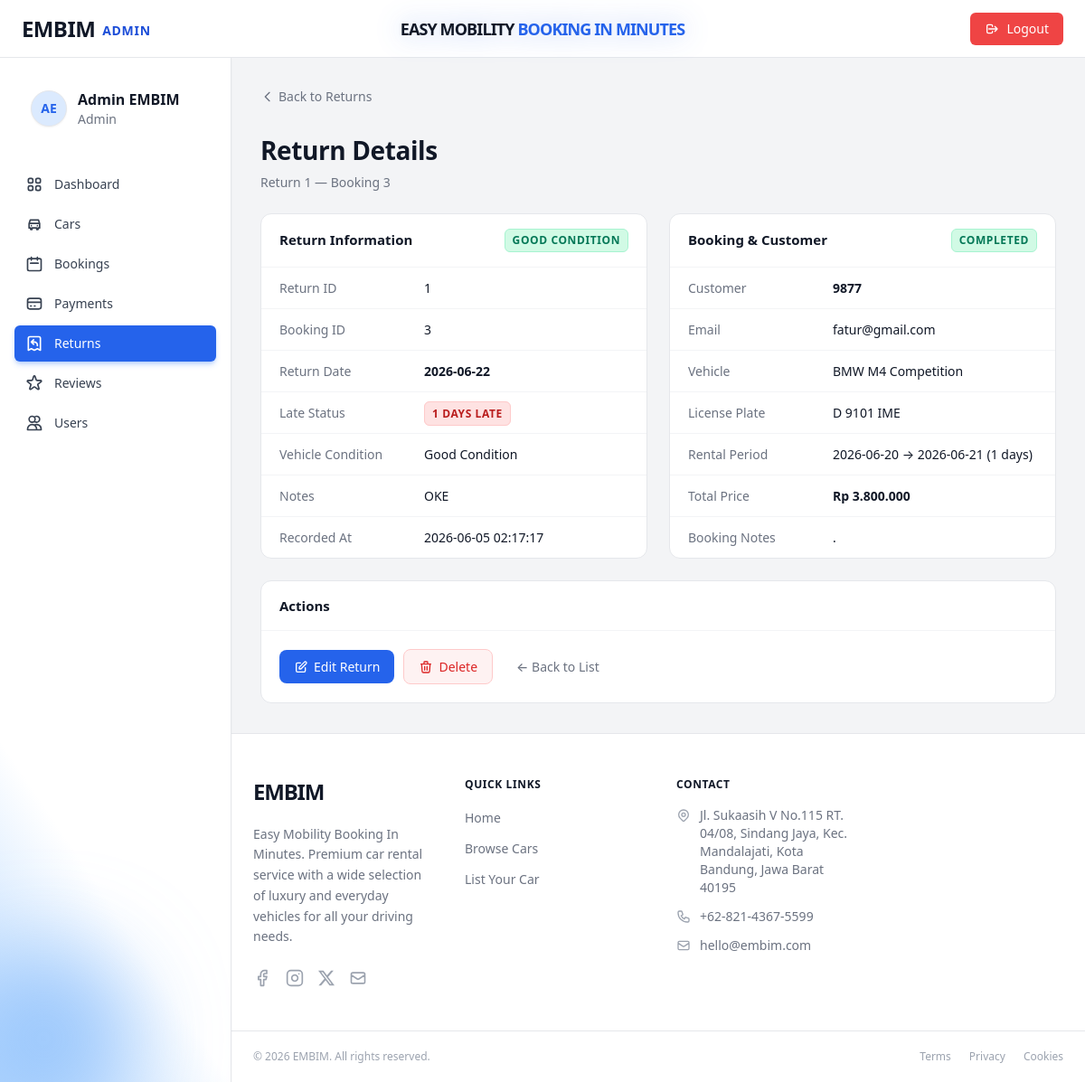
Page /admin/index.php?page=return_detail&id=1 (signed in) on the committed database.
### tables this page shows
CREATE TABLE `returns` (
  `id` int(11) NOT NULL,
  `booking_id` int(11) NOT NULL,
  `return_date` date NOT NULL,
  `late_days` smallint(6) NOT NULL DEFAULT 0,
  `car_condition` enum('good','damaged') NOT NULL DEFAULT 'good',
  `notes` text DEFAULT NULL,
  `created_at` datetime NOT NULL DEFAULT current_timestamp(),
  `fine_per_day` decimal(12,2) DEFAULT 700000.00,
  `fine_amount` decimal(14,2) DEFAULT 0.00,
  `fine_status` enum('none','unpaid','paid') DEFAULT 'none'
);

CREATE TABLE `bookings` (
  `id` int(11) NOT NULL,
  `user_id` int(11) NOT NULL,
  `car_id` int(11) NOT NULL,
  `start_date` date NOT NULL,
  `end_date` date NOT NULL,
  `total_days` smallint(6) NOT NULL DEFAULT 1,
  `total_price` decimal(14,2) NOT NULL,
  `status` enum('pending','confirmed','ongoing','completed','cancelled') DEFAULT 'pending',
  `notes` text DEFAULT NULL,
  `identity_photo` varchar(255) DEFAULT NULL,
  `payment_method` enum('transfer_bank_bri','transfer_bank_mandiri','shopeepay','dana','ovo','gopay','transfer_bank_bni','transfer_bank_bca','transfer_bank_seabank') DEFAULT NULL,
  `payment_status` enum('unpaid','paid','refunded') DEFAULT 'unpaid',
  `payment_proof` varchar(255) DEFAULT NULL,
  `paid_at` datetime DEFAULT NULL,
  `created_at` datetime DEFAULT current_timestamp(),
  `refund_notified_at` datetime DEFAULT NULL,
  `updated_at` datetime DEFAULT current_timestamp() ON UPDATE current_timestamp()
);

CREATE TABLE `users` (
  `id` int(11) NOT NULL,
  `full_name` varchar(100) NOT NULL,
  `email` varchar(150) NOT NULL,
  `password` varchar(255) NOT NULL COMMENT 'bcrypt hash',
  `phone` varchar(20) DEFAULT NULL,
  `address` text DEFAULT NULL,
  `role` enum('admin','user') NOT NULL DEFAULT 'user',
  `photo_profile` varchar(100) DEFAULT NULL,
  `photo_ktp` varchar(100) DEFAULT NULL,
  `photo_sim` varchar(100) DEFAULT NULL,
  `created_at` datetime NOT NULL DEFAULT current_timestamp(),
  `updated_at` datetime NOT NULL DEFAULT current_timestamp() ON UPDATE current_timestamp()
);

CREATE TABLE `cars` (
  `id` int(11) NOT NULL,
  `brand` varchar(80) NOT NULL,
  `model` varchar(100) NOT NULL,
  `year` year(4) NOT NULL,
  `license_plate` varchar(20) NOT NULL,
  `price_per_day` decimal(12,2) NOT NULL,
  `status` enum('available','booked','maintenance') NOT NULL DEFAULT 'available',
  `transmission` enum('automatic','manual') NOT NULL DEFAULT 'automatic',
  `fuel_type` enum('gasoline','diesel','electric','hybrid') NOT NULL DEFAULT 'gasoline',
  `seats` tinyint(4) NOT NULL DEFAULT 5,
  `description` text DEFAULT NULL,
  `photo` varchar(255) DEFAULT NULL COMMENT 'Nama file gambar di folder assets/images',
  `created_at` datetime NOT NULL DEFAULT current_timestamp(),
  `updated_at` datetime NOT NULL DEFAULT current_timestamp() ON UPDATE current_timestamp()
);

### admin/controllers/AdminReturnController.php (called while the page is built, shortened)
<?php
require_once __DIR__ . '/../models/ReturnModel.php';
class AdminReturnController {
    private ReturnModel $model;
    public function __construct() {
        $this->model = new ReturnModel();
    }
    public function returnDetail(): void {
        $id = (int) ($_GET['id'] ?? 0);
        $return = $this->model->getReturnById($id);
        require_once __DIR__ . '/../views/return_detail.php';
    }
}

### admin/index.php (called while the page is built, shortened)
<?php
    require_once __DIR__ . '/config/database.php';
    require_once __DIR__ . '/controllers/AdminReturnController.php';
    $page = $_GET['page'] ?? 'dashboard';
    match ($page) {
        'add_car'               => (new DashboardController())->addCar(),
        'edit_car'              => (new DashboardController())->editCar(),
        'delete_car'            => (new DashboardController())->deleteCar(),
        'manage_cars'           => (new DashboardController())->manageCars(),
        'manage_bookings'       => (new AdminBookingController())->manageBookings(),
        'manage_payments'       => (new DashboardController())->managePayments(),
        'export_payments'       => (new DashboardController())->exportPayments(),
        'payment_detail'        => (new DashboardController())->paymentDetail(),
        'edit_payment'          => (new DashboardController())->editPayment(),
        'booking_detail'        => (new AdminBookingController())->bookingDetail(),
        'edit_booking'          => (new AdminBookingController())->editBooking(),
        'delete_booking'        => (new AdminBookingController())->deleteBooking(),
        'manage_users'          => (new UserController())->manageUsers(),
        'manage_returns'        => (new AdminReturnController())->manageReturns(),
        'add_return'            => (new AdminReturnController())->addReturn(),
        'return_detail'         => (new AdminReturnController())->returnDetail(),
        'edit_return'           => (new AdminReturnController())->editReturn(),
        'delete_return'         => (new AdminReturnController())->deleteReturn(),
        'manage_reviews'        => (new AdminReviewController())->manageReviews(),
        'delete_review'         => (new AdminReviewController())->deleteReview(),
        'edit_profile'          => (new ProfileController())->editProfile(),
        'api_check_bookings'    => (new AdminBookingController())->checkNewBookings(),
        'api_check_cancelled_bookings' => (new AdminBookingController())->checkCancelledBookings(),
        default                 => (new DashboardController())->dashboard(),
    };

### admin/config/database.php (called while the page is built, shortened)
<?php
function getPDO(): PDO {
    static $pdo = null;
    if ($pdo === null) {
        $dsn = sprintf('mysql:host=%s;dbname=%s;charset=%s', DB_HOST, DB_NAME, DB_CHARSET);
        $pdo = new PDO($dsn, DB_USER, DB_PASS, [
            PDO::ATTR_ERRMODE            => PDO::ERRMODE_EXCEPTION,
            PDO::ATTR_DEFAULT_FETCH_MODE => PDO::FETCH_ASSOC,
            PDO::ATTR_EMULATE_PREPARES   => false,
        ]);
    }
    return $pdo;
}

### admin/models/ReturnModel.php (called while the page is built, shortened)
<?php
require_once __DIR__ . '/../config/database.php';
class ReturnModel {
    private PDO $pdo;
    public function __construct() {
        $this->pdo = getPDO();
    }
    public function getReturnById(int $id): ?array {
        $stmt = $this->pdo->prepare("
            SELECT
                r.`id`,
                r.`booking_id`,
                r.`return_date`,
                r.`late_days`,
                r.`car_condition`,
                r.`fine_per_day`,
                r.`fine_amount`,
                r.`fine_status`,
                r.`notes`,
                r.`created_at`,
                b.`start_date`,
                b.`end_date`,
                b.`total_days`,
                b.`total_price`,
                b.`status`          AS booking_status,
                b.`notes`           AS booking_notes,
                u.`full_name`       AS customer_name,
                u.`email`           AS customer_email,
                CONCAT(c.`brand`, ' ', c.`model`) AS car_name,
                c.`license_plate`,
                c.`id`              AS car_id
            FROM `returns` r
            JOIN `bookings` b ON b.`id` = r.`booking_id`
            JOIN `users`    u ON u.`id` = b.`user_id`
            JOIN `cars`     c ON c.`id` = b.`car_id`
            WHERE r.`id` = :id
            LIMIT 1
        ");
        $stmt->execute([':id' => $id]);
        $row = $stmt->fetch();
        return $row ?: null;
    }
}

### admin/views/return_detail.php (the view, shortened to what this page needs)
<?php require_once __DIR__ . '/partials/layout_top.php'; ?>
<div class="space-y-6">
  <div>
    <a href="?page=manage_returns" class="back-link">
      <svg xmlns="http://www.w3.org/2000/svg" class="h-4 w-4" fill="none" viewBox="0 0 24 24" stroke="currentColor" stroke-width="2"><path stroke-linecap="round" stroke-linejoin="round" d="M15 19l-7-7 7-7"/></svg>
      Back to Returns
    </a>
  </div>
  <div class="page-heading">
    <h1>Return Details</h1>
    <p>Return <?= $return['id'] ?> — Booking <?= $return['booking_id'] ?></p>
  </div>
  <div class="grid grid-cols-1 md:grid-cols-2 gap-6">
    <div class="card">
      <div class="card-header">
        <span class="card-title">Return Information</span>
        <?php
          $condClass = $return['car_condition'] === 'good' ? 'bg-emerald-100 text-emerald-700 border-emerald-200' : 'bg-red-100 text-red-700 border-red-200';
          $condLabel = $return['car_condition'] === 'good' ? 'Good Condition' : 'Damaged';
        ?>
        <span class="px-2 py-1 border rounded-md text-xs font-bold uppercase tracking-wider <?= $condClass ?>"><?= $condLabel ?></span>
      </div>
      <dl class="detail-dl">
        <div class="detail-row"><dt>Return ID</dt><dd><?= $return['id'] ?></dd></div>
        <div class="detail-row"><dt>Booking ID</dt><dd><?= $return['booking_id'] ?></dd></div>
        <div class="detail-row"><dt>Return Date</dt><dd><strong><?= htmlspecialchars($return['return_date']) ?></strong></dd></div>
        <div class="detail-row">
          <dt>Late Status</dt>
          <dd>
            <?php if ((int)$return['late_days'] > 0): ?>
              <span class="px-2 py-1 border rounded-md text-xs font-bold uppercase tracking-wider bg-red-100 text-red-700 border-red-200"><?= (int)$return['late_days'] ?> Days Late</span>
            <?php else: ?>
              <span class="px-2 py-1 border rounded-md text-xs font-bold uppercase tracking-wider bg-emerald-100 text-emerald-700 border-emerald-200">On Time</span>
            <?php endif; ?>
          </dd>
        </div>
        <div class="detail-row"><dt>Vehicle Condition</dt><dd><?= $condLabel ?></dd></div>
        <div class="detail-row"><dt>Notes</dt><dd><?= $return['notes'] ? htmlspecialchars($return['notes']) : '<span class="td-muted">—</span>' ?></dd></div>
        <div class="detail-row"><dt>Recorded At</dt><dd><?= htmlspecialchars($return['created_at']) ?></dd></div>
      </dl>
    </div>
    <div class="card">
      <div class="card-header">
        <span class="card-title">Booking &amp; Customer</span>
        <?php
          $bookingBadge = match($return['booking_status']) {
              'completed'  => 'bg-emerald-100 text-emerald-700 border-emerald-200',
              'cancelled'  => 'bg-red-100 text-red-700 border-red-200',
              'ongoing'    => 'bg-blue-100 text-blue-700 border-blue-200',
              default      => 'bg-gray-100 text-gray-700 border-gray-200',
          };
        ?>
        <span class="px-2 py-1 border rounded-md text-xs font-bold uppercase tracking-wider <?= $bookingBadge ?>"><?= ucfirst($return['booking_status']) ?></span>
      </div>
      <dl class="detail-dl">
        <div class="detail-row"><dt>Customer</dt><dd><strong><?= htmlspecialchars($return['customer_name']) ?></strong></dd></div>
        <div class="detail-row"><dt>Email</dt><dd><?= htmlspecialchars($return['customer_email']) ?></dd></div>
        <div class="detail-row"><dt>Vehicle</dt><dd><?= htmlspecialchars($return['car_name']) ?></dd></div>
        <div class="detail-row"><dt>License Plate</dt><dd><?= htmlspecialchars($return['license_plate']) ?></dd></div>
        <div class="detail-row">
          <dt>Rental Period</dt>
          <dd><?= $return['start_date'] ?> → <?= $return['end_date'] ?> (<?= $return['total_days'] ?> days)</dd>
        </div>
        <div class="detail-row"><dt>Total Price</dt><dd><strong>Rp <?= number_format((float)$return['total_price'], 0, ',', '.') ?></strong></dd></div>
        <?php if (!empty($return['booking_notes'])): ?>
        <div class="detail-row"><dt>Booking Notes</dt><dd><?= htmlspecialchars($return['booking_notes']) ?></dd></div>
        <?php endif; ?>
      </dl>
    </div>
  </div>
  <div class="card">
    <div class="card-header"><span class="card-title">Actions</span></div>
    <div class="card-body">
      <div style="display:flex;gap:10px;flex-wrap:wrap;align-items:center;">
        <a href="?page=edit_return&id=<?= $return['id'] ?>" class="btn btn-primary">
          <svg xmlns="http://www.w3.org/2000/svg" class="h-4 w-4" fill="none" viewBox="0 0 24 24" stroke="currentColor" stroke-width="2"><path stroke-linecap="round" stroke-linejoin="round" d="M11 5H6a2 2 0 00-2 2v11a2 2 0 002 2h11a2 2 0 002-2v-5m-1.414-9.414a2 2 0 112.828 2.828L11.828 15H9v-2.828l8.586-8.586z"/></svg>
          Edit Return
        </a>
        <form method="POST" action="?page=delete_return"
              onsubmit="event.preventDefault(); showDeleteModal(this, 'Delete this return data? Booking and car statuses will be reverted.');">
          <button type="submit" class="btn" style="background:#fef2f2;color:#dc2626;border:1px solid #fecaca;">
            <svg xmlns="http://www.w3.org/2000/svg" class="h-4 w-4" fill="none" viewBox="0 0 24 24" stroke="currentColor" stroke-width="2"><path stroke-linecap="round" stroke-linejoin="round" d="M19 7l-.867 12.142A2 2 0 0116.138 21H7.862a2 2 0 01-1.995-1.858L5 7m5 4v6m4-6v6m1-10V4a1 1 0 00-1-1h-4a1 1 0 00-1 1v3M4 7h16"/></svg>
            Delete
          </button>
        </form>
        <a href="?page=manage_returns" class="btn btn-ghost">← Back to List</a>
      </div>
    </div>
  </div>
</div>
<?php require_once __DIR__ . '/partials/layout_bottom.php'; ?>

### admin/style/style.css (style rules this page uses)
:root { --color-primary: #2563eb; --color-primary-hover: #1d4ed8; --color-primary-light: #eff6ff; --color-primary-ring: rgba(37,99,235,.35); --color-danger: #ef4444; --color-danger-hover: #dc2626; --color-danger-light: #fef2f2; --color-success: #22c55e; --color-success-light: #f0fdf4; --color-warning-light: #fefce8; --color-purple-light: #faf5ff; --color-border: #e5e7eb; --color-border-soft: #f3f4f6; --color-bg: #f3f4f6; --color-bg-white: #ffffff; --color-text: #111827; --color-text-muted: #6b7280; --color-text-subtle: #9ca3af; --radius-sm: 4px; --radius-md: 8px; --radius-lg: 12px; --radius-xl: 16px; --radius-2xl: 24px; --shadow-sm: 0 1px 2px rgba(0,0,0,.06); --shadow-md: 0 4px 16px rgba(0,0,0,.10); --shadow-lg: 0 8px 32px rgba(0,0,0,.14); --transition: 150ms ease; --sidebar-w: 256px; --topbar-h: 64px; }
*, *::before, *::after { box-sizing: border-box; }
html { height: 100%; }
body { margin: 0; font-family: ui-sans-serif, system-ui, -apple-system, "Segoe UI", Roboto, "Helvetica Neue", Arial, sans-serif; background-color: var(--color-bg); color: var(--color-text); -webkit-font-smoothing: antialiased; -moz-osx-font-smoothing: grayscale; }
a { color: inherit; text-decoration: none; }
button, input, select, textarea { font-family: inherit; }
.btn { display: inline-flex; align-items: center; gap: 6px; padding: 8px 16px; border-radius: var(--radius-md); font-size: 14px; font-weight: 500; border: none; cursor: pointer; transition: background var(--transition), color var(--transition), box-shadow var(--transition); text-decoration: none; }
.btn-primary { background: var(--color-primary); color: #fff; }
.btn-ghost { background: transparent; color: var(--color-text-muted); }
.card { background: var(--color-bg-white); border: 1px solid var(--color-border); border-radius: var(--radius-lg); overflow: hidden; }
.card-header { padding: 16px 20px; border-bottom: 1px solid var(--color-border-soft); display: flex; align-items: center; justify-content: space-between; }
.card-title { font-size: 15px; font-weight: 600; color: var(--color-text); }
.card-body { padding: 20px; }
.detail-dl .detail-row { display: flex; gap: 16px; padding: 12px 20px; border-bottom: 1px solid var(--color-border-soft); }
.detail-dl .detail-row:last-child { border-bottom: none; }
.detail-dl dt { font-size: 14px; color: var(--color-text-muted); width: 144px; flex-shrink: 0; }
.detail-dl dd { font-size: 14px; color: var(--color-text); margin: 0; }
.back-link { display: inline-flex; align-items: center; gap: 4px; font-size: 14px; color: var(--color-text-muted); transition: color var(--transition); }
.page-heading h1 { font-size: 28px; font-weight: 700; letter-spacing: -.4px; color: var(--color-text); margin: 0; }
.page-heading p { font-size: 14px; color: var(--color-text-muted); margin: 4px 0 0; }

### rows in the picture
returns: id "1", booking "3", car_condition "GOOD CONDITION", return_date "2026-06-22", late_days "1", car_condition "Good Condition", notes "OKE", created_at "2026-06-05 02:17:17", booking.status "COMPLETED", users.full_name "9877", users.email "fatur@gmail.com", cars.license_plate "D 9101 IME", booking.start_date "2026-06-20", booking.end_date "2026-06-21", booking.total_days "1", booking.total_price "3.800.000", booking.notes "."

### other values in the picture
$adminInitials "AE"
$adminName "Admin EMBIM"
$link['label'] "Dashboard"
$link['label'] "Cars"
$link['label'] "Bookings"
$link['label'] "Payments"
$link['label'] "Returns"
$link['label'] "Reviews"
$link['label'] "Users"
$return['car_name'] "BMW M4 Competition"
